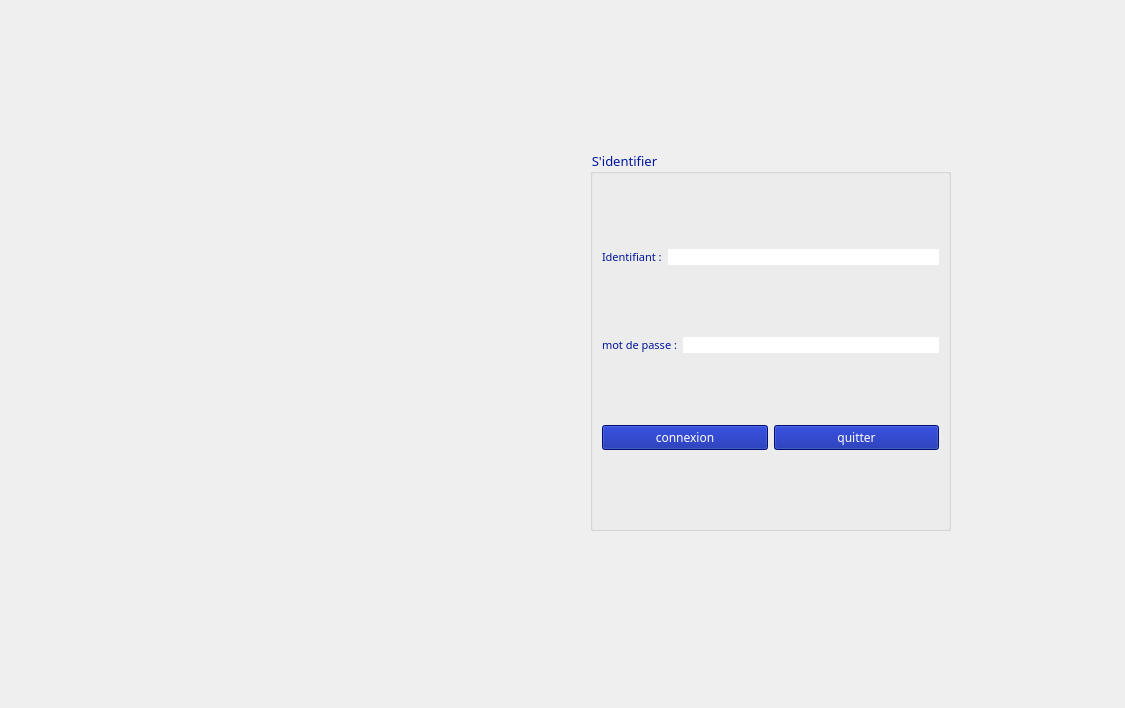
<?xml version="1.0" encoding="UTF-8"?>
<ui version="4.0">
 <class>MainWindow</class>
 <widget class="QMainWindow" name="MainWindow">
  <property name="geometry">
   <rect>
    <x>0</x>
    <y>0</y>
    <width>1125</width>
    <height>708</height>
   </rect>
  </property>
  <property name="windowTitle">
   <string>MainWindow</string>
  </property>
  <property name="styleSheet">
   <string notr="true"/>
  </property>
  <widget class="QWidget" name="centralwidget">
   <widget class="QGroupBox" name="groupBox">
    <property name="geometry">
     <rect>
      <x>590</x>
      <y>150</y>
      <width>361</width>
      <height>381</height>
     </rect>
    </property>
    <property name="font">
     <font>
      <family>Segoe UI Black</family>
      <pointsize>10</pointsize>
     </font>
    </property>
    <property name="styleSheet">
     <string notr="true">color: rgb(0, 21, 155);</string>
    </property>
    <property name="title">
     <string>S'identifier</string>
    </property>
    <layout class="QVBoxLayout" name="verticalLayout">
     <item>
      <layout class="QHBoxLayout" name="horizontalLayout">
       <item>
        <widget class="QLabel" name="label">
         <property name="font">
          <font>
           <family>Segoe UI Black</family>
           <pointsize>8</pointsize>
           <bold>true</bold>
          </font>
         </property>
         <property name="styleSheet">
          <string notr="true"/>
         </property>
         <property name="text">
          <string>&lt;html&gt;&lt;head/&gt;&lt;body&gt;&lt;p&gt;&lt;span style=&quot; font-weight:400; color:#00159b;&quot;&gt;Identifiant :&lt;/span&gt;&lt;/p&gt;&lt;/body&gt;&lt;/html&gt;</string>
         </property>
        </widget>
       </item>
       <item>
        <widget class="QLineEdit" name="identifiant">
         <property name="styleSheet">
          <string notr="true">background-color: rgb(255, 255, 255);
border-radius:10px;</string>
         </property>
        </widget>
       </item>
      </layout>
     </item>
     <item>
      <layout class="QHBoxLayout" name="horizontalLayout_2">
       <item>
        <widget class="QLabel" name="label_2">
         <property name="font">
          <font>
           <family>Segoe UI Black</family>
           <pointsize>8</pointsize>
          </font>
         </property>
         <property name="styleSheet">
          <string notr="true"/>
         </property>
         <property name="text">
          <string>&lt;html&gt;&lt;head/&gt;&lt;body&gt;&lt;p&gt;&lt;span style=&quot; color:#00159b;&quot;&gt;mot de passe :&lt;/span&gt;&lt;/p&gt;&lt;/body&gt;&lt;/html&gt;</string>
         </property>
        </widget>
       </item>
       <item>
        <widget class="QLineEdit" name="mdp">
         <property name="styleSheet">
          <string notr="true">background-color: rgb(255, 255, 255);
border-radius:10px;</string>
         </property>
         <property name="echoMode">
          <enum>QLineEdit::EchoMode::Password</enum>
         </property>
        </widget>
       </item>
      </layout>
     </item>
     <item>
      <layout class="QHBoxLayout" name="horizontalLayout_3">
       <item>
        <widget class="QPushButton" name="connexion">
         <property name="minimumSize">
          <size>
           <width>0</width>
           <height>0</height>
          </size>
         </property>
         <property name="font">
          <font>
           <family>Segoe UI Black</family>
           <pointsize>9</pointsize>
           <italic>false</italic>
           <bold>false</bold>
          </font>
         </property>
         <property name="styleSheet">
          <string notr="true">background-color: rgb(0, 21, 155);
color: rgb(255, 255, 255);
</string>
         </property>
         <property name="text">
          <string>connexion</string>
         </property>
        </widget>
       </item>
       <item>
        <widget class="QPushButton" name="quitter">
         <property name="font">
          <font>
           <family>Segoe UI Black</family>
           <pointsize>9</pointsize>
           <italic>false</italic>
           <bold>false</bold>
          </font>
         </property>
         <property name="styleSheet">
          <string notr="true">background-color: rgb(0, 21, 155);
color: rgb(255, 255, 255);</string>
         </property>
         <property name="text">
          <string>quitter</string>
         </property>
        </widget>
       </item>
      </layout>
     </item>
    </layout>
   </widget>
   <widget class="QWidget" name="widget" native="true">
    <property name="geometry">
     <rect>
      <x>0</x>
      <y>0</y>
      <width>1131</width>
      <height>771</height>
     </rect>
    </property>
    <property name="styleSheet">
     <string notr="true">background-image: url(:/img/img/back.png);</string>
    </property>
   </widget>
   <zorder>widget</zorder>
   <zorder>groupBox</zorder>
  </widget>
  <widget class="QMenuBar" name="menubar">
   <property name="geometry">
    <rect>
     <x>0</x>
     <y>0</y>
     <width>1125</width>
     <height>26</height>
    </rect>
   </property>
  </widget>
 </widget>
 <resources/>
 <connections>
  <connection>
   <sender>quitter</sender>
   <signal>clicked()</signal>
   <receiver>MainWindow</receiver>
   <slot>close()</slot>
   <hints>
    <hint type="sourcelabel">
     <x>935</x>
     <y>500</y>
    </hint>
    <hint type="destinationlabel">
     <x>1028</x>
     <y>595</y>
    </hint>
   </hints>
  </connection>
 </connections>
</ui>
